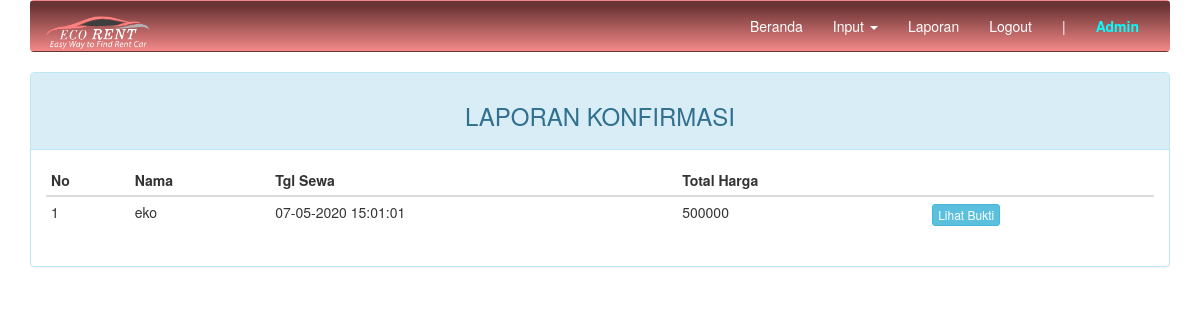
The app's page /admin/index.php?page=lap_konfirmasi (signed in) with its own data.
### tables this page shows
CREATE TABLE `transaksi` (
  `id_transaksi` int(11) NOT NULL,
  `id_pelanggan` int(11) NOT NULL,
  `id_mobil` int(11) NOT NULL,
  `tgl_sewa` datetime NOT NULL,
  `tgl_ambil` datetime DEFAULT NULL,
  `lama` tinyint(1) NOT NULL,
  `total_harga` int(7) NOT NULL,
  `status` int(1) NOT NULL,
  `jaminan` varchar(30) NOT NULL,
  `jatuh_tempo` datetime NOT NULL,
  `konfirmasi` int(1) DEFAULT NULL,
  `pembatalan` int(1) DEFAULT NULL
);

CREATE TABLE `pelanggan` (
  `id_pelanggan` int(11) NOT NULL,
  `nama` varchar(30) NOT NULL,
  `email` varchar(30) NOT NULL,
  `no_telp` char(12) NOT NULL,
  `alamat` varchar(50) DEFAULT NULL,
  `username` varchar(10) NOT NULL,
  `password` varchar(50) NOT NULL,
  `isActive` int(1) NOT NULL
);

### admin/page/lap_konfirmasi.php (the view, shortened to what this page needs)
  <div class="panel panel-info">
      <div class="panel-heading"><h3 class="text-center">LAPORAN KONFIRMASI</h3></div>
      <div class="panel-body">
          <table class="table table-condensed">
              <thead>
                  <tr>
                      <th>No</th>
                      <th>Nama</th>
                      <th>Tgl Sewa</th>
                      <th>Total Harga</th>
                      <th class="hidden-print"></th>
                  </tr>
              </thead>
              <tbody>
                  <?php $no = 1; ?>
                  <?php if ($query = $connection->query("SELECT * FROM transaksi JOIN pelanggan USING(id_pelanggan) JOIN konfirmasi USING(id_transaksi)")): ?>
                      <?php while($row = $query->fetch_assoc()): ?>
                          <tr>
                              <td><?=$no++?></td>
                              <td><?=$row['nama']?></td>
                              <td><?=date("d-m-Y H:i:s", strtotime($row['tgl_sewa']))?></td>
                              <td><?=$row['total_harga']?></td>
                              <td class="hidden-print">
                                <a  href="../assets/img/bukti/<?=$row['bukti']?>" class="btn btn-info btn-xs fancybox">Lihat Bukti</a>
                            </td>
                        </tr>
                    <?php endwhile ?>
                <?php endif ?>
            </tbody>
        </table>
    </div>
</div>

### admin/index.php (style rules this page uses)
a { color: white; }

### records on screen
transaksi: id_pelanggan.nama "eko", tgl_sewa "07-05-2020 15:01:01", total_harga "500000"

### other values on screen
$_SESSION["admin"]["nama"] "Admin"
